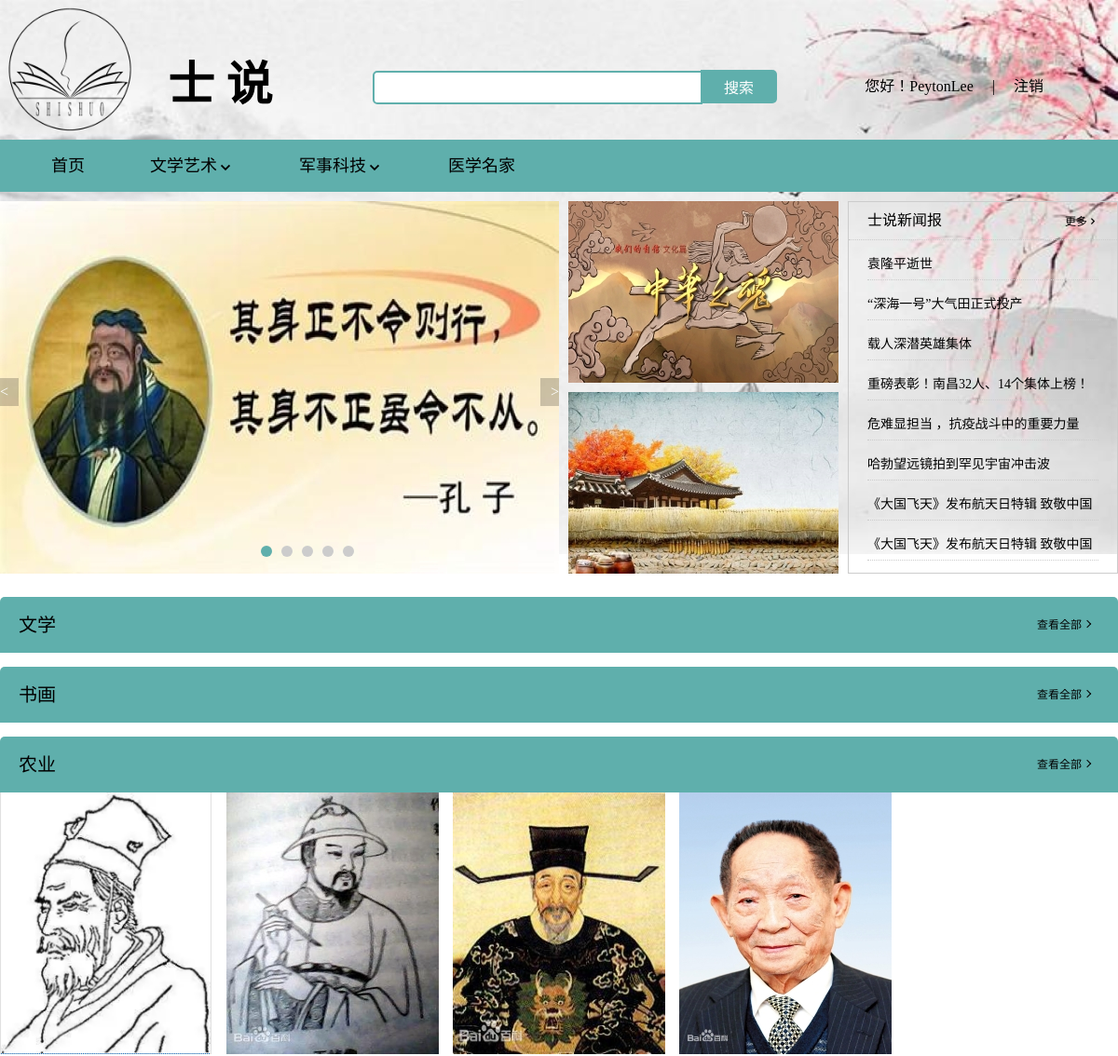
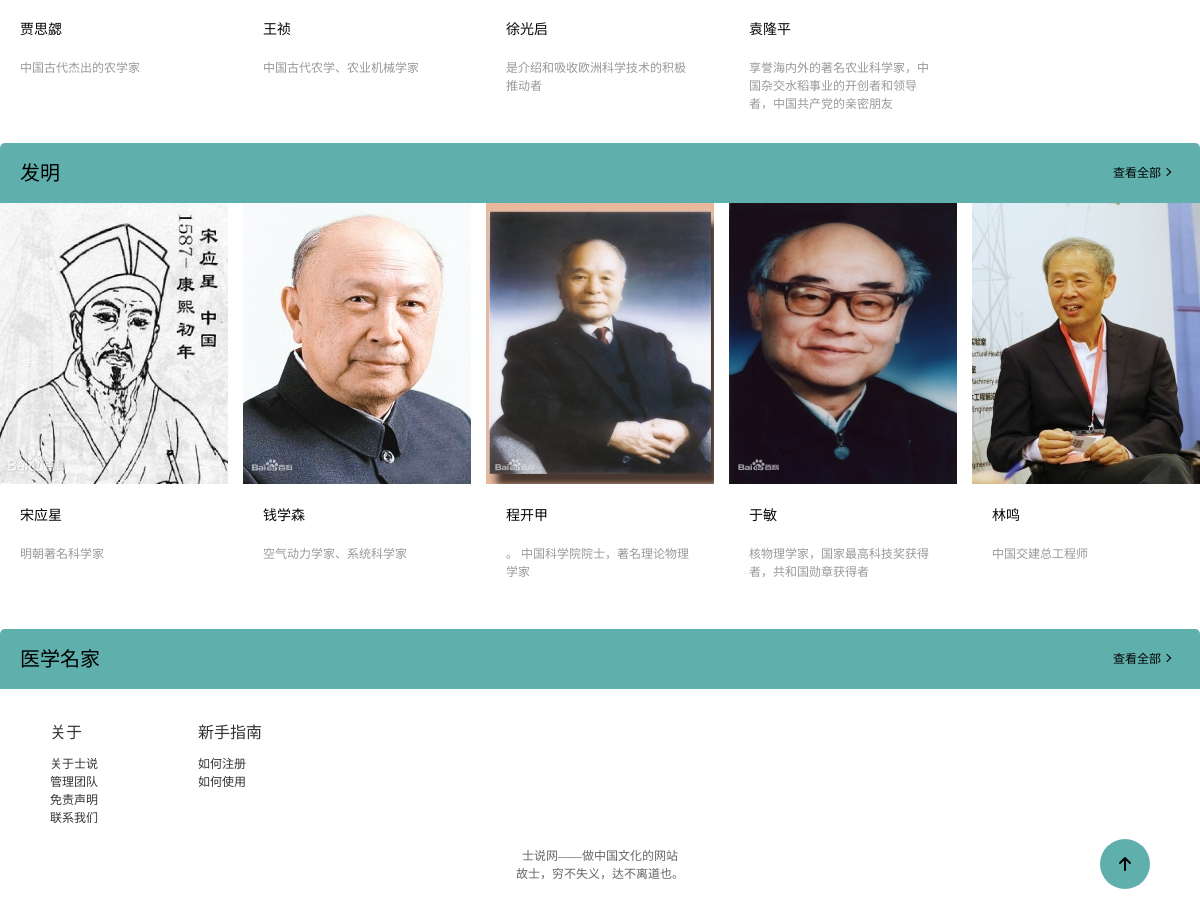
Screenshot of /shishuo/index.php (signed in) with the database file from the repository (2 pictures, top to bottom).
### tables this page shows
CREATE TABLE `images`  (
  `id` int(80) NOT NULL AUTO_INCREMENT,
  `Iname` varchar(20) NULL DEFAULT NULL,
  `Iimage` varchar(80) NULL DEFAULT NULL,
  PRIMARY KEY (`id`) USING BTREE,
  INDEX `Iname`(`Iname`) USING BTREE,
  CONSTRAINT `imagess_ibfk_1` FOREIGN KEY (`Iname`) REFERENCES `intro` (`Iname`) ON DELETE RESTRICT ON UPDATE RESTRICT
);

CREATE TABLE `intro`  (
  `Iname` varchar(20) NOT NULL,
  `Iposition` varchar(20) NOT NULL,
  `Iwork` varchar(80) NOT NULL,
  `Iintro` longtext NOT NULL,
  `Icontent` longtext NOT NULL,
  PRIMARY KEY (`Iname`) USING BTREE
);

### shishuo/index.php (the view, shortened to what this page needs)
<!DOCTYPE html>
<html lang="en">
<head>
    <link rel="stylesheet" href="./css/comm.css">
    <link rel="stylesheet" href="./css/base.css">
    <link rel="stylesheet" href="./css/index.css">
</head>
<body>
    <?php
        include_once("conn.php");
    ?>
    <div class="to_top">
        <a href="#">
            <p><i></i></p>
        </a>
    </div>
    <div class="top">
        <div class="w nav">
            <div class="logo fl">
                <h1>
                    <a href="./index.php">士说</a>
                </h1>
            </div>
            <div class="biaoti">
                <h2>士&nbsp;说</h2>
            </div>
            <div class="fl search">
                <form action="./search.php" method="get">
                    <input type="text" class="text" name="search" id="">
                    <button class="btn" name="submit">搜索</button>
                </form>
            </div>
            <div class="fr login">
                <ul>
                <?php
                        if(isset($_SESSION['islogin'])) {
                            ?>
                            <li>
                                <span>您好！<?php echo $_SESSION['username_l'];?></span>
                            </li>
                            <li>
                                |
                            </li>
                            <li>
                                <a href="./loginout.php">注销</a>
                            </li>
                            <?php
                            }
                    ?>
                </ul>
            </div>
        </div>
    </div>
    <div class="bottom-nav">
        <div class="w">
            <div class="daohang">
                <ul>
                    <li><a href="./index.php">首页</a></li>
                    <li>
                        <div class="dropdown">
                            <div class="drop">文学艺术<i></i></div>
                        </div>
                    </li>
                    <li>
                        <div class="dropdown">
                            <div class="drop">军事科技<i></i></div>
                        </div>
                    </li>
                    <li><a href="./show.php?Iposition=医学名家">医学名家</a></li>
                </ul>
            </div>
        </div>
    </div>
    <div class="w">
        <div class="main">
            <div class="wrap fl" id="box">
                <ul id="navs" class="navs" style="left: -600px">
                    <li>
                        <a href="./detail.php?Iname=孔子"><img src="./upload/lunbotu-5.jpg" /></a>
                    </li>
                </ul>
                <a id="pre" class="left">&lt;</a>
                <a id="nex" class="right">&gt;</a>
                <ul id="bots">
                </ul>
            </div>
            <div class="mid-pic fl">
                <ul>
                    <li>
                        <a href="./show.php?Iposition=文学"><img src="./upload/lunbotu-8.jpg"></a>
                    </li>
                    <li>
                        <a href="./show.php?Iposition=农业"><img src="./upload/lunbotu-6.jpg"></a>
                    </li>
                </ul>
            </div>
            <div class="left-news fl">
                <div class="news">
                    <div class="news-hd">
                        士说新闻报
                        <a href="#">更多<i></i></a>
                    </div>
                    <div class="news-bd">
                        <ul>
                            <li>
                                <a href="http://k.sina.com.cn/article_6192877242_m1711fceba03300rl62.html" target="blank">袁隆平逝世</a>
                            </li>
                            <li>
                                <a href="https://tech.huanqiu.com/article/43hlPmRGXrj" target="blank">“深海一号”大气田正式投产</a>
                            </li>
                            <li>
                                <a href="https://china.huanqiu.com/article/43fKKY3ZYAG" target="blank">载人深潜英雄集体</a>
                            </li>
                            <li>
                                <a href="https://m.thepaper.cn/baijiahao_13284994" target="blank">重磅表彰！南昌32人、14个集体上榜！</a>
                            </li>
                            <li>
                                <a href="https://m.thepaper.cn/baijiahao_13262965" target="blank">危难显担当 ，抗疫战斗中的重要力量</a>
                            </li>
                            <li>
                                <a href="http://www.spacenews.com.cn/newsitem/278521570" target="blank">哈勃望远镜拍到罕见宇宙冲击波</a>
                            </li>
                            <li>
                                <a href="http://www.spacenews.com.cn/newsitem/278552439" target="blank">《大国飞天》发布航天日特辑 致敬中国航天人</a>
                            </li>
                            <li>
                                <a href="http://www.spacenews.com.cn/newsitem/278552439" target="blank">《大国飞天》发布航天日特辑 致敬中国航天人</a>
                            </li>
                        </ul>
                    </div>
                </div>
            </div>
        </div>
    </div>
    <div class="box w">
        <div class="box-hd">
            <h3>文学</h3>
            <a href="./show.php?Iposition=文学" class="look">查看全部</a>
        </div>
    </div>
    <div class="box w">
        <div class="box-hd">
            <h3>书画</h3>
            <a href="./show.php?Iposition=书画" class="look">查看全部</a>
        </div>
    </div>
    <div class="box w">
        <div class="box-hd">
            <h3>农业</h3>
            <a href="./show.php?Iposition=农业" class="look">查看全部</a>
        </div>
        <div class="box-bd clearfix">
            <ul>
            <?php
                $nailisql = "SELECT intro.Iname ,intro.Iwork,intro.Iintro,intro.Icontent,images.Iimage FROM `intro`,`images` WHERE intro.Iname=images.Iname AND intro.Iposition LIKE '农业' LIMIT 0,5;";
                $nailires = $mysqli ->query($nailisql);
                $nailiarows = $nailires ->fetch_all(MYSQLI_ASSOC);
                foreach($nailiarows as $nailiarow){
                    $nailiimgdir = $nailiarow['Iimage']
            ?>
                <li>
                    <a href="./detail.php?Iname=<?php echo $nailiarow['Iname'];?>">
                        <img src="<?php echo $nailiimgdir;?>" alt="">
                        <h4><?php echo $nailiarow['Iname']?></h4>
                        <p><?php echo $nailiarow['Iwork']?></p>
                    </a>
                </li>
                <?php
                    }
                ?>
            </ul>
        </div>
    </div>
    <div class="box w">
        <div class="box-hd">
            <h3>发明</h3>
            <a href="./show.php?Iposition=发明" class="look">查看全部</a>
        </div>
        <div class="box-bd clearfix">
            <ul>
            <?php
                $niangqisql = "SELECT intro.Iname ,intro.Iwork,intro.Iintro,intro.Icontent,images.Iimage FROM `intro`,`images` WHERE intro.Iname=images.Iname AND intro.Iposition LIKE '发明' LIMIT 0,5;";
                $niangqires = $mysqli ->query($niangqisql);
                $niangqirows = $niangqires ->fetch_all(MYSQLI_ASSOC);
                foreach($niangqirows as $niangqirow){
                    $niangqimgdir = $niangqirow['Iimage']
            ?>
                <li>
                    <a href="./detail.php?Iname=<?php echo $niangqirow['Iname'];?>">
                        <img src="<?php echo $niangqimgdir;?>" alt="">
                        <h4><?php echo $niangqirow['Iname']?></h4>
                        <p><?php echo $niangqirow['Iwork']?></p>
                    </a>
                </li>
                <?php
                    }
                ?>
            </ul>
        </div>
    </div>
    <div class="box w">
        <div class="box-hd">
            <h3>医学名家</h3>
            <a href="./show.php?Iposition=医学名家" class="look">查看全部</a>
        </div>
    </div>
    <div class="footer">
        <div class="w">
            <div class="links">
                <dl>
                    <dt>关于</dt>
                    <dd>
                        <a href="javascript:;">关于士说</a>
                    </dd>
                    <dd>
                        <a href="javascript:;">管理团队</a>
                    </dd>
                    <dd>
                        <a href="javascript:;">免责声明</a>
                    </dd>
                    <dd>
                        <a href="javascript:;">联系我们</a>
                    </dd>
                </dl>
                <dl>
                    <dt>新手指南</dt>
                    <dd>
                        <a href="javascript:;">如何注册</a>
                    </dd>
                    <dd>
                        <a href="javascript:;">如何使用</a>
                    </dd>
                </dl>
            </div>
            <div class="copyright">
                <p>
                    士说网——做中国文化的网站<br> 故士，穷不失义，达不离道也。
                </p>
            </div>
        </div>
    </div>
</body>
</html>

### shishuo/css/comm.css (style rules this page uses)
body { background: url(../img/bj.jpg) no-repeat; background-size: 100%; background-attachment: fixed; }
.top { height: 150px; width: 100%; }
.nav { position: relative; height: 100%; }
.logo { height: 150px; width: 150px; }
.logo a { display: block; height: 150px; width: 150px; background: url(../img/logo.png) no-repeat; font-size: 0; background-size: 100%; }
.biaoti { position: absolute; top: 50%; left: 180px; height: 32px; }
.biaoti h2 { line-height: 32px; font-size: 50px; font-family: 'FZShuTi'; }
.search { position: absolute; top: 50%; left: 400px; height: 32px; }
.text { height: 32px; width: 340px; outline: none; border: 2px solid #5fafac; padding-left: 10px; color: #ccc; border-radius: 5px 0 0 5px; }
.btn { width: 82px; height: 36px; background-color: #5fafac; margin-left: -6px; border: 0; font-size: 16px; color: #fff; border-radius: 0 5px 5px 0; vertical-align: -2px; }
.login { position: absolute; top: 50%; right: 70px; }
.login li { float: left; height: 36px; line-height: 36px; padding: 0 10px; }
.login a { text-align: center; color: #000; font-size: 16px; }
.footer { height: 200px; padding-top: 30px; background-color: #fff; }
.links { margin-left: 50px; overflow: hidden; }
.links dl { float: left; margin-right: 100px; }
.links dt { height: 35px; font-size: 16px; color: #333; }
.links dd a { font-size: 12px; color: #333; }
.copyright { margin: 10px auto; }
.copyright p { font-size: 12px; color: #666; text-align: center; margin: 20px 0 15px 0; }
.bottom-nav { height: 56px; background-color: #5fafac; }
.daohang { margin-left: 30px; background-color: #fff; }
.daohang li { margin-right: 20px; float: left; height: 56px; padding: 0 25px; }
.daohang li a { display: block; width: 100%; font-size: 18px; color: #000; line-height: 56px; }
.daohang li i { font-family: 'icomoon'; vertical-align: -3.5px; }
.dropdown { position: relative; display: inline-block; transition: all 2s; }
.drop { color: #000; font-size: 18px; line-height: 56px; transition: all 0.75s; }
.to_top { position: fixed; display: inline-block; bottom: 30px; right: 50px; width: 50px; height: 50px; border-radius: 50%; background-color: #5fafac; z-index: 888; }
.to_top a { display: block; width: 100%; margin: 0 auto; }
.to_top p { text-align: center; }
.to_top i { font-family: 'icomoon'; line-height: 50px; }

### shishuo/css/base.css (style rules this page uses)
* { margin: 0; padding: 0; }
a { color: #000; text-decoration: none; }
li { list-style: none; }
.w { width: 1200px; margin: 0 auto; }
.fr { float: right; }
.fl { float: left; }
img { border: 0; vertical-align: middle; }
i, em { font-style: normal; }

### rows the page displays
images: Iimage (picture), Iname.Iname "贾思勰", Iname.Iwork "中国古代杰出的农学家"
images: Iimage (picture), Iname.Iname "王祯", Iname.Iwork "中国古代农学、农业机械学家"
images: Iimage (picture), Iname.Iname "徐光启", Iname.Iwork "是介绍和吸收欧洲科学技术的积极推动者"
images: Iimage (picture), Iname.Iname "袁隆平", Iname.Iwork "享誉海内外的著名农业科学家，中国杂交水稻事业的开创者和领导者，中国共产党的亲密朋友"
images: Iimage (picture), Iname.Iname "宋应星", Iname.Iwork "明朝著名科学家"
images: Iimage (picture), Iname.Iname "钱学森", Iname.Iwork "空气动力学家、系统科学家"
images: Iimage (picture), Iname.Iname "程开甲", Iname.Iwork "。 中国科学院院士，著名理论物理学家"
images: Iimage (picture), Iname.Iname "于敏", Iname.Iwork "核物理学家，国家最高科技奖获得者，共和国勋章获得者"
images: Iimage (picture), Iname.Iname "林鸣", Iname.Iwork "中国交建总工程师"

### other values shown
$_SESSION['username_l'] "PeytonLee"
